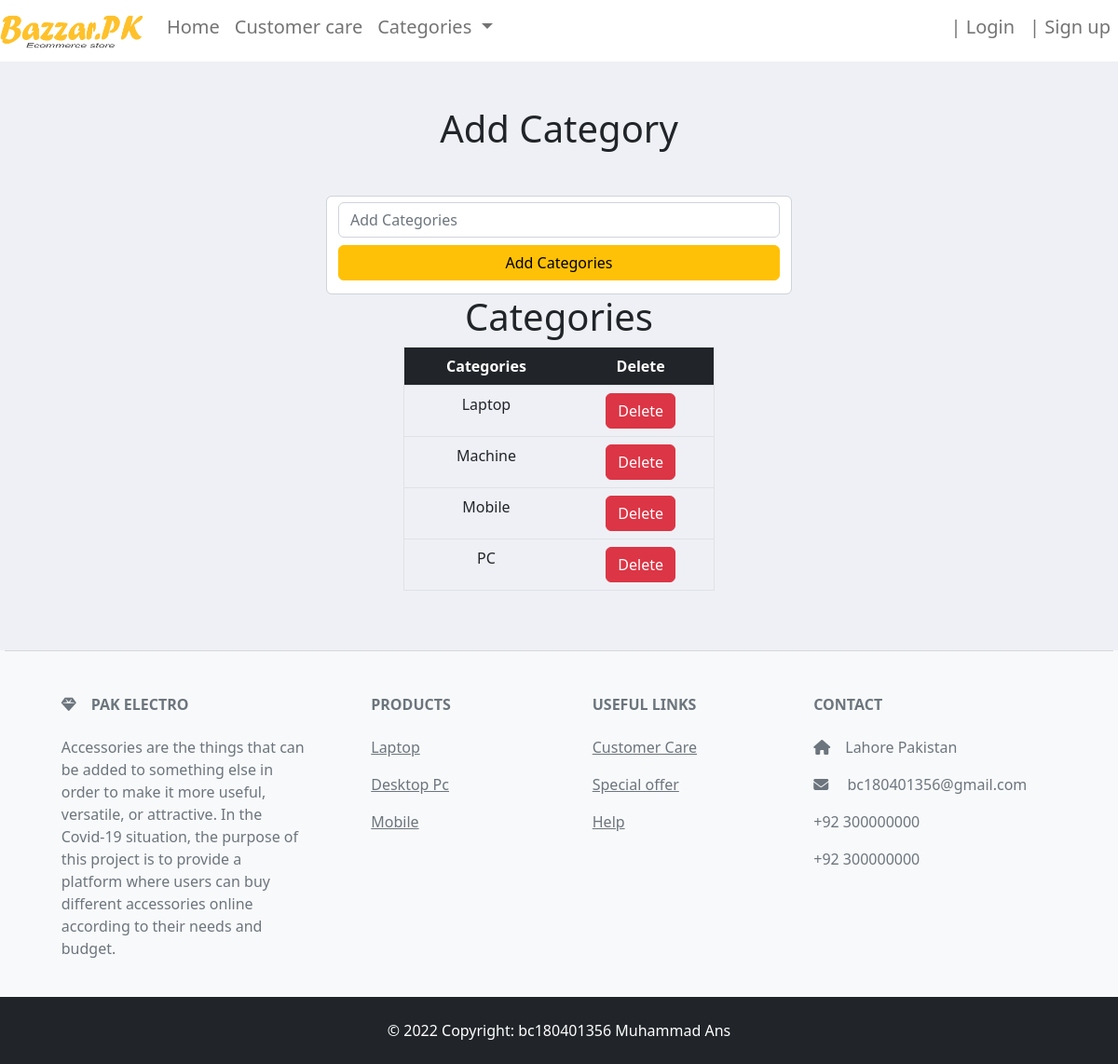
Screenshot of /admin/category.php with the database file from the repository.
### tables this page shows
CREATE TABLE `categories` (
  `ID` int(11) NOT NULL,
  `categories` varchar(255) NOT NULL
);

### admin/category.php (the view, shortened to what this page needs)
<!DOCTYPE html>
<html>
<head>
    <link href="https://cdn.jsdelivr.net/npm/bootstrap@5.2.0-beta1/dist/css/bootstrap.min.css" rel="stylesheet">
    <link rel="stylesheet" href="https://cdnjs.cloudflare.com/ajax/libs/font-awesome/6.1.1/css/all.min.css" />
    <link rel="stylesheet" type="text/css" href="include/css/style.css">
</head>
<body>
<?php
  include 'header.php';
?>
<div class="col-5 mt-5 m-auto table-responsive">
    <h1 class="text-center">Add Category</h1>
    <div class=" align-items-center">
    <form class=" form-control mt-5" action="categories-add.php" method="POST">
     <input class="form-control" type="text" name="categories" required="" placeholder="Add Categories">
      <button name="submit" type="submit" class="btn btn-warning mb-2 mt-2 w-100">Add Categories</button>
      </form>
      </div>
      <div class="col-md-8 m-auto">
      <table class=" table table-hover border mt5">
                    <?php
      $sql=mysqli_query($conn,"SELECT * FROM `categories`");
       ?>
                    <h1 class="text-center">Categories</h1>
                    <thead class="bg-dark text-white ">
                        <tr class="text-center">
                            <th scope="">Categories</th>
                            <th  scope="">Delete</th>
                        </tr>
                    </thead>
                    <tbody>
                        <?php
        if (mysqli_num_rows($sql)>0) {
        while($row=$sql->fetch_assoc()){
        echo"
        <input type='hidden' name='id' value=' $row[ID]'>
                        <tr class='text-center'>
                          <td> $row[categories] </td>
                          <td><a href='categories-delete.php? ID=$row[ID]' name='update' class='btn btn-danger'>Delete</a></td>
                        </tr>
      ";}
       }
      ?>
                    </tbody>
                </table>
</div>
</div>
<?php
  include 'footer.php';
?>
</body>
</html>

### admin/include/css/style.css (style rules this page uses)
body { margin: 0px; padding: 0px; background-color: #eff0f5; }

### rows the page displays
categories: categories "Laptop"
categories: categories "Machine"
categories: categories "Mobile"
categories: categories "PC"
